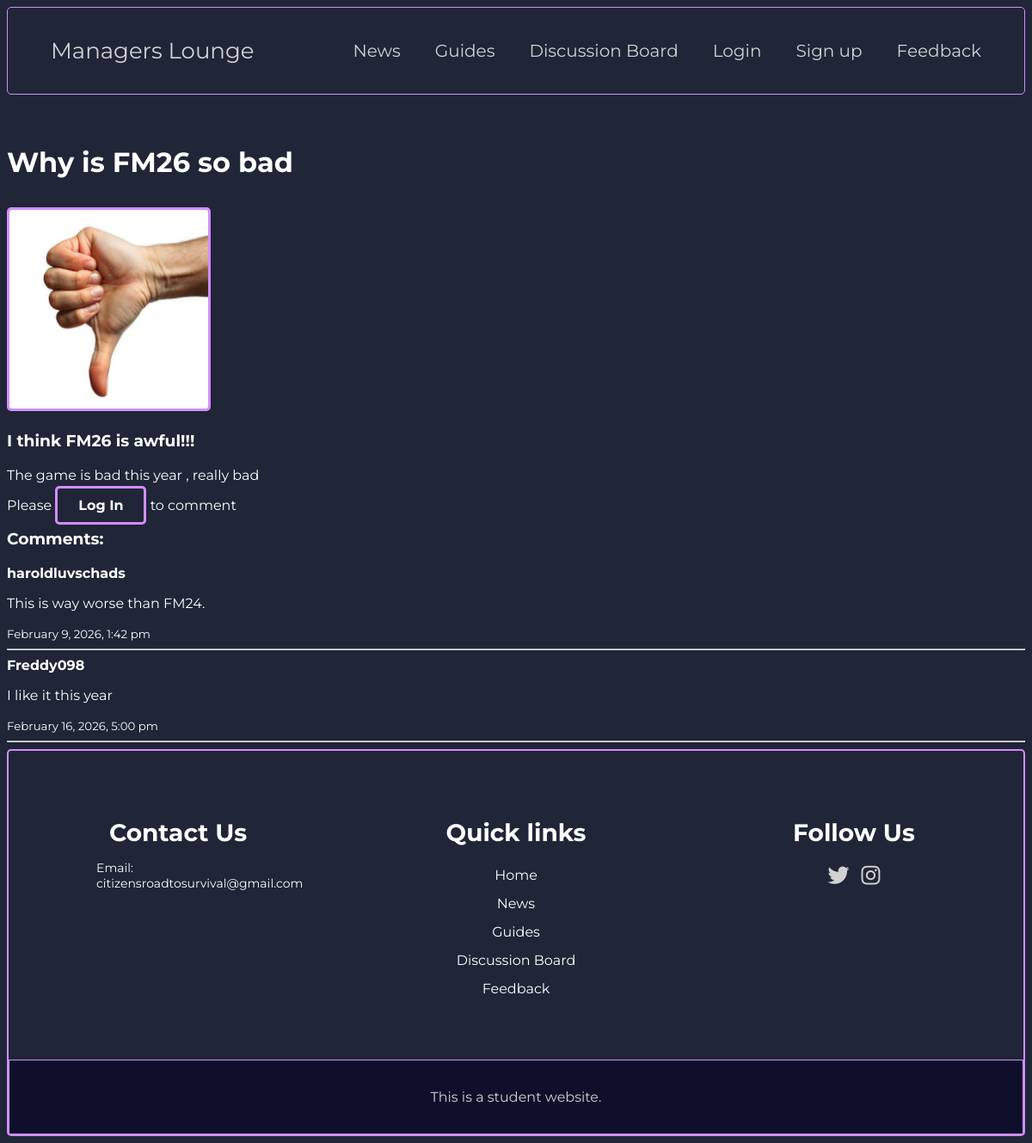
Screenshot of /retrieve_thread.php?id=1 with the database file from the repository.
### tables this page shows
CREATE TABLE `discussion_board` (
  `id` int(11) NOT NULL,
  `title` text NOT NULL,
  `description` text NOT NULL,
  `picture` blob NOT NULL,
  `content` text NOT NULL,
  `username` text NOT NULL,
  `time_created` timestamp NOT NULL DEFAULT current_timestamp() ON UPDATE current_timestamp(),
  `comments` text NOT NULL
);

CREATE TABLE `ml_thread_replies` (
  `id` int(11) NOT NULL,
  `user_id` int(11) NOT NULL,
  `thread_id` int(11) NOT NULL,
  `text` text NOT NULL,
  `date_created` timestamp NOT NULL DEFAULT current_timestamp() ON UPDATE current_timestamp()
);

CREATE TABLE `ml_users` (
  `id` int(11) NOT NULL,
  `username` text NOT NULL,
  `password` text NOT NULL,
  `firstname` text NOT NULL,
  `lastname` text NOT NULL,
  `email` text NOT NULL,
  `bio` text NOT NULL,
  `profile_pic` blob NOT NULL,
  `status` enum('active','inactive','','') NOT NULL,
  `birthdate` text NOT NULL,
  `role` enum('user','admin','','') NOT NULL
);

### retrieve_thread.php (the view, shortened to what this page needs)
<!DOCTYPE html>
<html lang="en">
<head>
    <link rel="stylesheet" href="main.css">
    <link rel="stylesheet" href="retrieve_news.css">
    <link rel="stylesheet" href="feedback.css">
        <link rel="stylesheet" href="https://cdnjs.cloudflare.com/ajax/libs/font-awesome/6.5.0/css/all.min.css">
</head>
<body>
<header class="header">
        <div class="header_content">
            <a href="index.html" class="logo">Managers Lounge</a>
            <nav class="nav">
                <ul class="nav_list">
                    <li class="nav_item"> <a href="listnews.php" class="nav_link">News</a></li>
                    <li class="nav_item"> <a href="listguides.php" class="nav_link">Guides</a></li>
                    <li class="nav_item"> <a href="discussionboard.php" class="nav_link">Discussion Board</a></li>
                    <li class="nav_item" id="login"> <a href="login.php" class="nav_link">Login</a></li>
                    <li class="nav_item"> <a href="signup.php" class="nav_link">Sign up</a></li>
                    <li class="nav_item"> <a href="feedback.php" class="nav_link">Feedback</a></li>
                </ul>
            </nav>
        </div>
    </header>
<?php
include 'connectdb.php';
$thread_id = $_GET['id'];
$sql = "SELECT title, description, content, picture FROM discussion_board WHERE id = ?";
$stmt = $conn->prepare($sql);
$stmt->bind_param("i", $thread_id);
$stmt->execute();
$result = $stmt->get_result();
if($result->num_rows > 0) {
    while ($row = $result->fetch_assoc()){
        echo "<h1>" . html_entity_decode($row['title']) . "</h1>";
        if (!empty($row['picture'])) {
            if (file_exists($row['picture'])) {
                echo "<img src='" . htmlspecialchars($row['picture']) . "' alt='Post Image'>";
            }
        }
        echo '<section class="postCard2">';
        echo "<h3>" . html_entity_decode($row['description']) . "</h3>";
        echo "<p>" . html_entity_decode($row['content']) . "</p>";
        echo '</section>';
    }
} else {
    echo "Sorry, 0 Results Returned";
}
?>
<?php
if (isset($_SESSION['user_id'])){
    echo '
    <section class="comment-form">
        <form method="POST" action="post_thread_replies.php">
            <textarea name="text" placeholder="What would you like to comment..." required></textarea><br>
            <input type="hidden" name="thread_id" value="'. htmlspecialchars($thread_id) . '">
            <button class=btn type="submit">Post Comment</button>
        </form>
    </section>';
} else{
    echo '<p>Please <a href="login.php" class="btn">Log In</a> to comment </p>';
}
$commentQuery = "SELECT t.text, t.date_created, u.username
                 FROM ml_thread_replies t
                 JOIN ml_users u ON t.user_id = u.id
                 WHERE t.thread_id = ?
                 ORDER BY t.date_created ASC";
$commentStmt = $conn->prepare($commentQuery);
$commentStmt->bind_param("i", $thread_id);
$commentStmt->execute();
$commentResult = $commentStmt->get_result();
echo '<section class="comments">';
echo '<h3>Comments:</h3>';
while ($comment = $commentResult->fetch_assoc()) {
    echo "<div class='comment-box'>";
    echo "<strong>" . htmlspecialchars($comment['username']) . "</strong><br>";
    echo "<p>" . nl2br(htmlspecialchars($comment['text'])) . "</p>";
echo "<small>". date("F j, Y, g:i a", strtotime($comment['date_created'])) . "</small>";
    echo "</div><hr>";
}
echo '</section>';
?>
        <footer>
        <div class="f-container">
            <div class="footer-content">
                <h3>Contact Us</h3>
                <p>Email: citizensroadtosurvival@gmail.com</p>
            </div>
            <div class="footer-content">
                <h3> Quick links</h3>
                <ul class="f-list">
                    <li><a href="index.html">Home</a></li>
                    <li><a href="listnews.php">News</a></li>
                    <li><a href="listguides.php">Guides</a></li>
                    <li><a href="discussionboard.php">Discussion Board</a></li>
                    <li><a href="feedback.php">Feedback</a></li>
                </ul>
            </div>
            <div class="footer-content">
                <h3>Follow Us</h3>
                <ul class="social-icons">
                    <li><a href="https://x.com/Citizens_RoadTS"><i class="fab fa-twitter"></i></a></li>
                    <li><a href="https://www.instagram.com/citizensroadtosurvival/"><i class="fab fa-instagram"></i></a></li>
                </ul>
            </div>
        </div>
        <div class="bottom-bar">
            <p>This is a student website.</p>
        </div>
    </footer>
</body>
</html>

### main.css (style rules this page uses)
body { font-family: "Montserrat", sans-serif; font-optical-sizing: auto; font-weight: weight; font-style: normal; background-color: #202537; color: #FFFFFF; }
* { box-sizing: border-box; }
nav { margin: 0; padding: 0; }
ul { list-style: none; }
.nav { transition: all 0.4s ease-in-out; }
a { text-decoration: none; color: inherit; }
.logo { color: #D2D2D2; font-size: 26px; }
.header { position: relative; width: 100%; top: 0; border: 1px solid #D18EFB; border-radius: 5px; padding: 20px; ; }
.header_content { display: flex; align-items: center; justify-content: space-between; padding: 0 30px; min-height: 60px; }
.nav_list { display: flex; column-gap: 40px; }
.nav_link { color: #D2D2D2; font-size: 20px; transition: all 0.4s; }
.btn { border: 3px solid #D18EFB; border-radius: 5px; cursor: pointer; text-decoration: none; padding: 10px 24px; color: #FFFFFF; transition-duration: 0.4s; font-weight: bold; }
footer { background-color: transparent; padding-top: 50px; border: 2px solid #D18EFB; border-radius: 5px; }
.f-container { max-width: 100%; margin: auto; display: flex; justify-content: center; }
.footer-content { width: 33.3%; }
.footer-content h3 { font-size: 28px; margin-bottom: 15px; text-align: center; }
.footer-content p { width: 190px; margin: auto; font-size: 14px; }
.footer-content ul { text-align: center; }
.f-list { padding: 0; }
.f-list li { width: auto; text-align: center; list-style-type: none; padding: 7px; position: relative; }
.f-list li::before { content: ""; position: absolute; left: 50%; top: 100%; transform: translate(-50%, -50%); width: 0; height: 2px; background: #316E74; transition-duration: 0.4s; }
.social-icons { text-align: center; padding: 0; }
.social-icons li { display: inline-block; text-align: center; padding: 5px; }
.social-icons i { color: #D2D2D2; font-size: 25px; }
.bottom-bar { background-color: #0F0F2C; padding: 10px 0; text-align: center; margin-top: 50px; border: 1px solid #D18EFB; }
.bottom-bar p { font-size: 14px; color: #D2D2D2; font-size: 16px; padding: 7px; }
a { color: white; }

### retrieve_news.css (style rules this page uses)
section { text-align: left; }
img { margin-top: 1%; width: 20%; height: 20%; border: 3px solid #D18EFB; border-radius: 5px; margin-right: auto; margin-left: auto; }

### feedback.css (style rules this page uses)
h1 { margin-top: 5%; }

### rows the page displays
discussion_board: title "Why is FM26 so bad", picture (picture), description "I think FM26 is awful!!!", content "The game is bad this year , really bad"
ml_thread_replies: user.username "haroldluvschads", text "This is way worse than FM24.", date_created "February 9, 2026, 1:42 pm"
ml_thread_replies: user.username "Freddy098", text "I like it this year", date_created "February 16, 2026, 5:00 pm"
